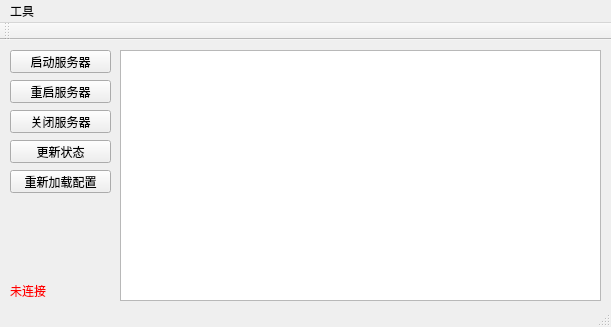
<?xml version="1.0" encoding="UTF-8"?>
<ui version="4.0">
 <class>node</class>
 <widget class="QMainWindow" name="node">
  <property name="geometry">
   <rect>
    <x>0</x>
    <y>0</y>
    <width>611</width>
    <height>327</height>
   </rect>
  </property>
  <property name="windowTitle">
   <string>nodeserver</string>
  </property>
  <property name="windowIcon">
   <iconset resource="res.qrc">
    <normaloff>:/new/prefix1/icon/favicon.ico</normaloff>:/new/prefix1/icon/favicon.ico</iconset>
  </property>
  <widget class="QWidget" name="centralWidget">
   <widget class="QPushButton" name="start">
    <property name="geometry">
     <rect>
      <x>10</x>
      <y>10</y>
      <width>101</width>
      <height>23</height>
     </rect>
    </property>
    <property name="cursor">
     <cursorShape>PointingHandCursor</cursorShape>
    </property>
    <property name="text">
     <string>启动服务器</string>
    </property>
   </widget>
   <widget class="QPushButton" name="reload">
    <property name="geometry">
     <rect>
      <x>10</x>
      <y>40</y>
      <width>101</width>
      <height>23</height>
     </rect>
    </property>
    <property name="cursor">
     <cursorShape>PointingHandCursor</cursorShape>
    </property>
    <property name="text">
     <string>重启服务器</string>
    </property>
   </widget>
   <widget class="QPushButton" name="close">
    <property name="geometry">
     <rect>
      <x>10</x>
      <y>70</y>
      <width>101</width>
      <height>23</height>
     </rect>
    </property>
    <property name="cursor">
     <cursorShape>PointingHandCursor</cursorShape>
    </property>
    <property name="text">
     <string>关闭服务器</string>
    </property>
   </widget>
   <widget class="QPushButton" name="reset">
    <property name="geometry">
     <rect>
      <x>10</x>
      <y>100</y>
      <width>101</width>
      <height>23</height>
     </rect>
    </property>
    <property name="cursor">
     <cursorShape>PointingHandCursor</cursorShape>
    </property>
    <property name="text">
     <string>更新状态</string>
    </property>
   </widget>
   <widget class="QTextEdit" name="pro_text">
    <property name="geometry">
     <rect>
      <x>120</x>
      <y>10</y>
      <width>481</width>
      <height>251</height>
     </rect>
    </property>
    <property name="focusPolicy">
     <enum>Qt::NoFocus</enum>
    </property>
   </widget>
   <widget class="QLabel" name="server">
    <property name="geometry">
     <rect>
      <x>10</x>
      <y>240</y>
      <width>51</width>
      <height>21</height>
     </rect>
    </property>
    <property name="palette">
     <palette>
      <active>
       <colorrole role="WindowText">
        <brush brushstyle="SolidPattern">
         <color alpha="255">
          <red>255</red>
          <green>0</green>
          <blue>0</blue>
         </color>
        </brush>
       </colorrole>
       <colorrole role="Text">
        <brush brushstyle="SolidPattern">
         <color alpha="255">
          <red>255</red>
          <green>0</green>
          <blue>0</blue>
         </color>
        </brush>
       </colorrole>
       <colorrole role="ButtonText">
        <brush brushstyle="SolidPattern">
         <color alpha="255">
          <red>255</red>
          <green>0</green>
          <blue>0</blue>
         </color>
        </brush>
       </colorrole>
       <colorrole role="PlaceholderText">
        <brush brushstyle="SolidPattern">
         <color alpha="128">
          <red>0</red>
          <green>0</green>
          <blue>0</blue>
         </color>
        </brush>
       </colorrole>
      </active>
      <inactive>
       <colorrole role="WindowText">
        <brush brushstyle="SolidPattern">
         <color alpha="255">
          <red>255</red>
          <green>0</green>
          <blue>0</blue>
         </color>
        </brush>
       </colorrole>
       <colorrole role="Text">
        <brush brushstyle="SolidPattern">
         <color alpha="255">
          <red>255</red>
          <green>0</green>
          <blue>0</blue>
         </color>
        </brush>
       </colorrole>
       <colorrole role="ButtonText">
        <brush brushstyle="SolidPattern">
         <color alpha="255">
          <red>255</red>
          <green>0</green>
          <blue>0</blue>
         </color>
        </brush>
       </colorrole>
       <colorrole role="PlaceholderText">
        <brush brushstyle="SolidPattern">
         <color alpha="128">
          <red>0</red>
          <green>0</green>
          <blue>0</blue>
         </color>
        </brush>
       </colorrole>
      </inactive>
      <disabled>
       <colorrole role="WindowText">
        <brush brushstyle="SolidPattern">
         <color alpha="255">
          <red>255</red>
          <green>0</green>
          <blue>0</blue>
         </color>
        </brush>
       </colorrole>
       <colorrole role="Text">
        <brush brushstyle="SolidPattern">
         <color alpha="255">
          <red>255</red>
          <green>0</green>
          <blue>0</blue>
         </color>
        </brush>
       </colorrole>
       <colorrole role="ButtonText">
        <brush brushstyle="SolidPattern">
         <color alpha="255">
          <red>255</red>
          <green>0</green>
          <blue>0</blue>
         </color>
        </brush>
       </colorrole>
       <colorrole role="PlaceholderText">
        <brush brushstyle="SolidPattern">
         <color alpha="128">
          <red>0</red>
          <green>0</green>
          <blue>0</blue>
         </color>
        </brush>
       </colorrole>
      </disabled>
     </palette>
    </property>
    <property name="styleSheet">
     <string notr="true">color: red</string>
    </property>
    <property name="text">
     <string>未连接</string>
    </property>
   </widget>
   <widget class="QPushButton" name="config_reload">
    <property name="geometry">
     <rect>
      <x>10</x>
      <y>130</y>
      <width>101</width>
      <height>23</height>
     </rect>
    </property>
    <property name="cursor">
     <cursorShape>PointingHandCursor</cursorShape>
    </property>
    <property name="text">
     <string>重新加载配置</string>
    </property>
   </widget>
  </widget>
  <widget class="QMenuBar" name="menuBar">
   <property name="geometry">
    <rect>
     <x>0</x>
     <y>0</y>
     <width>611</width>
     <height>23</height>
    </rect>
   </property>
   <widget class="QMenu" name="menu">
    <property name="title">
     <string>工具</string>
    </property>
    <addaction name="setting"/>
   </widget>
   <addaction name="menu"/>
  </widget>
  <widget class="QToolBar" name="mainToolBar">
   <attribute name="toolBarArea">
    <enum>TopToolBarArea</enum>
   </attribute>
   <attribute name="toolBarBreak">
    <bool>false</bool>
   </attribute>
  </widget>
  <widget class="QStatusBar" name="statusBar"/>
  <action name="setting">
   <property name="text">
    <string>配置</string>
   </property>
  </action>
 </widget>
 <layoutdefault spacing="6" margin="11"/>
 <resources>
  <include location="res.qrc"/>
 </resources>
 <connections/>
</ui>
